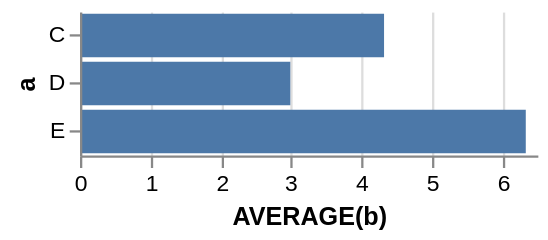

This figure's Vega-Lite source:
### Vega specification from a JSON file in a GitHub repository (floating-point values rounded to 4 significant figures)
{"$schema": "http://vega.github.io/schema/vega/v3.0.json", "autosize": "pad", "padding": 5, "encode": {"update": {"fill": {"value": "transparent"}}}, "data": [{"name": "source_0", "values": [{"a": "C", "b": 2}, {"a": "C", "b": 7}, {"a": "C", "b": 4}, {"a": "D", "b": 1}, {"a": "D", "b": 2}, {"a": "D", "b": 6}, {"a": "E", "b": 8}, {"a": "E", "b": 4}, {"a": "E", "b": 7}]}, {"name": "data_0", "source": "source_0", "transform": [{"type": "formula", "expr": "toNumber(datum[\"b\"])", "as": "b"}, {"type": "aggregate", "groupby": ["a"], "ops": ["average"], "fields": ["b"], "as": ["average_b"]}]}], "signals": [{"name": "width", "update": "200"}, {"name": "height", "update": "bandspace(domain('y').length, 0.1, 0.05) * 21"}], "marks": [{"name": "marks", "type": "rect", "role": "bar", "from": {"data": "data_0"}, "encode": {"update": {"x": {"scale": "x", "field": "average_b"}, "x2": {"scale": "x", "value": 0}, "y": {"scale": "y", "field": "a"}, "height": {"scale": "y", "band": true}, "fill": {"value": "#4c78a8"}}}}], "scales": [{"name": "x", "type": "linear", "domain": {"data": "data_0", "field": "average_b"}, "range": [0, 200], "round": true, "nice": true, "zero": true}, {"name": "y", "type": "band", "domain": {"data": "data_0", "field": "a", "sort": true}, "range": {"step": 21}, "round": true, "paddingInner": 0.1, "paddingOuter": 0.05}], "axes": [{"scale": "x", "labelOverlap": true, "orient": "bottom", "tickCount": 5, "title": "AVERAGE(b)", "zindex": 1}, {"scale": "x", "domain": false, "grid": true, "labels": false, "orient": "bottom", "tickCount": 5, "ticks": false, "zindex": 0, "gridScale": "y"}, {"scale": "y", "orient": "left", "title": "a", "zindex": 1}]}
